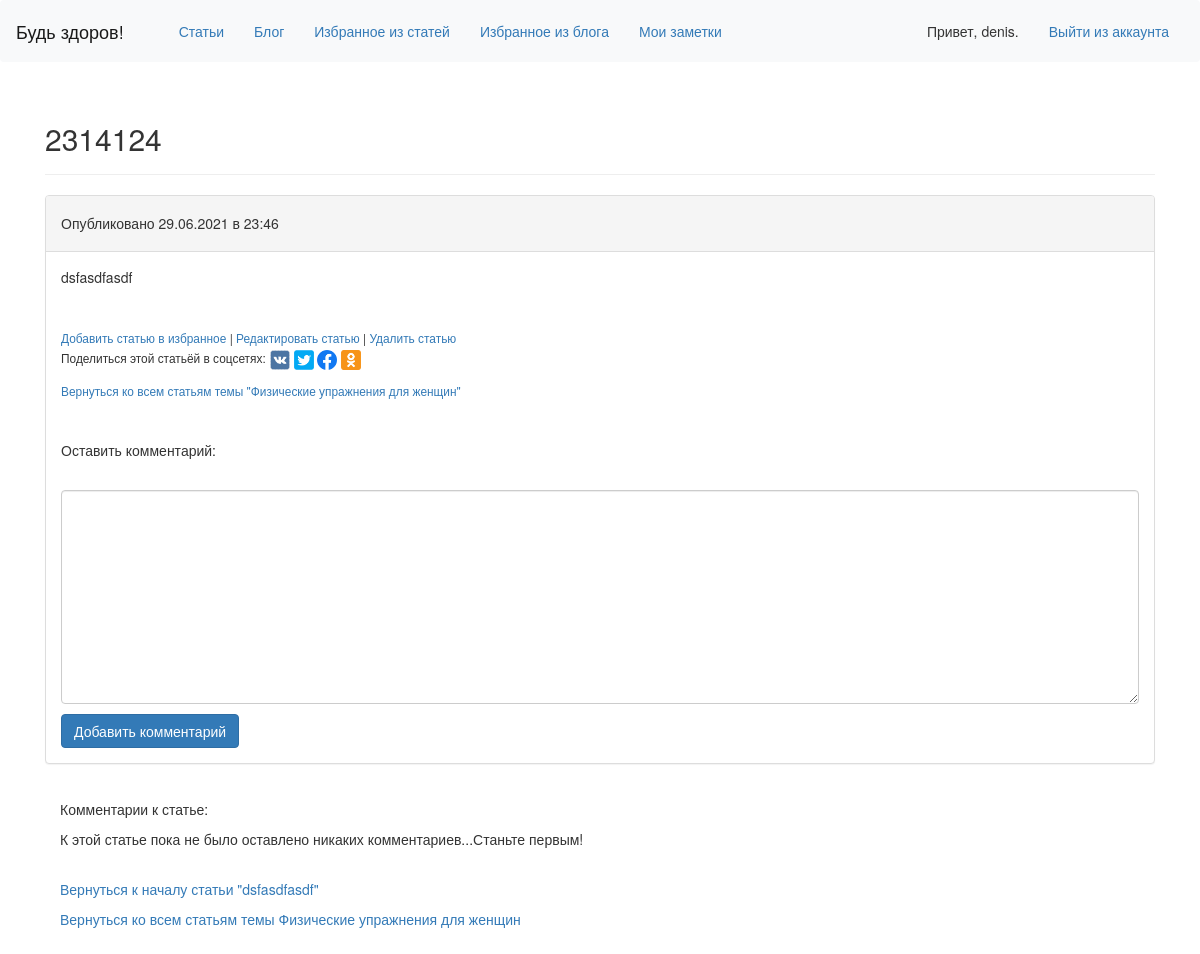
The app's page /blog/blogentry/17/ (signed in), older data.
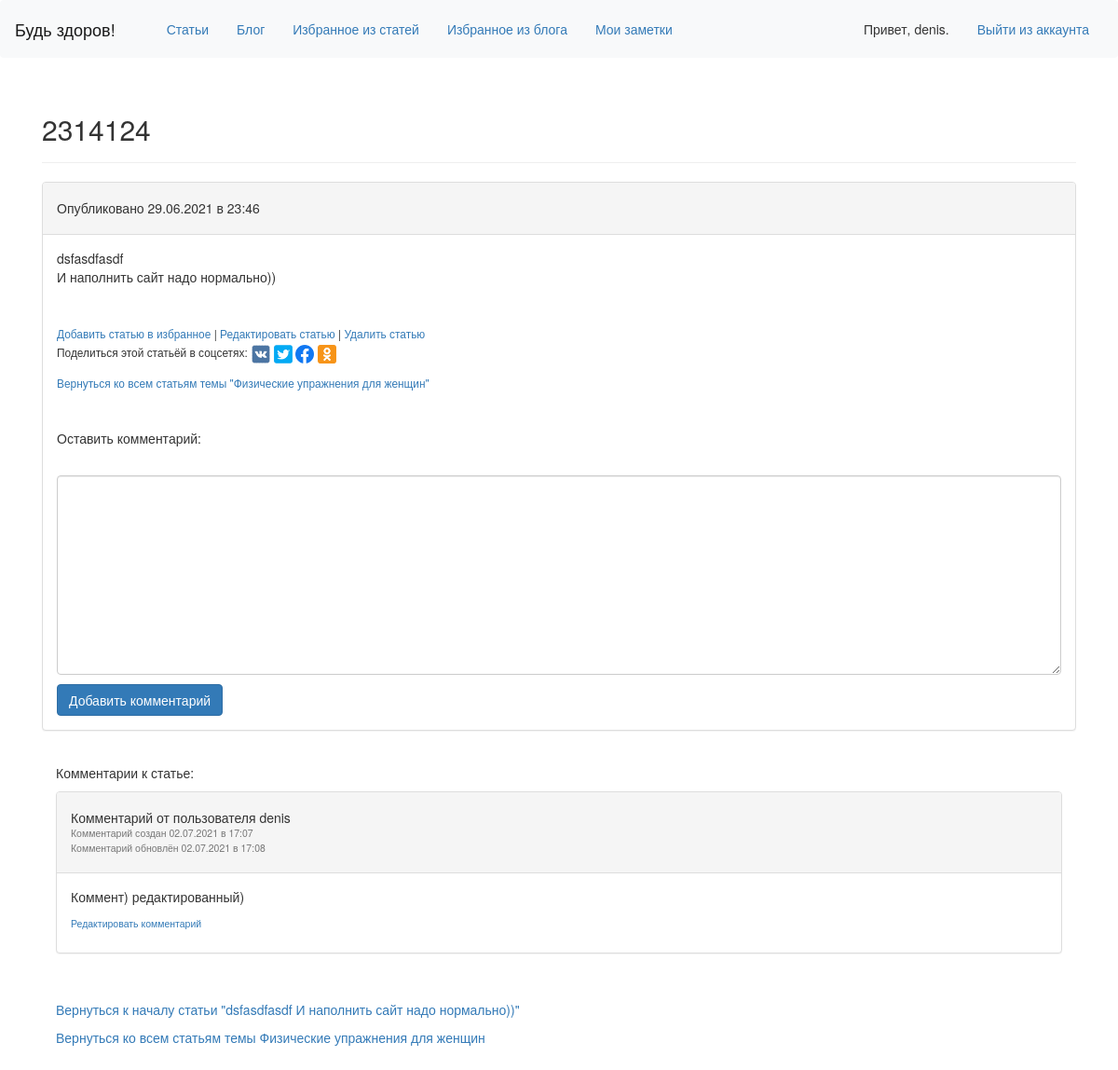
The same page, newer data.
### blog/models.py (models this page shows)
class Blogentry(models.Model):
    blogtopic = models.ForeignKey(Blogtopic, on_delete=models.CASCADE)
    blogentryowner = models.ForeignKey(User, on_delete=models.CASCADE, related_name='blogentryowner')
    blogtitle = models.CharField(max_length=50)
    blogtext = models.TextField()
    blogdate_added = models.DateTimeField(auto_now_add=True)
    bloglike = models.ManyToManyField(User, blank=True)
    def __str__(self):
        if len(self.blogtext) > 50:
            return self.blogtext[:50] + '...'
        else:
            return self.blogtext

class Blogcomment(models.Model):
    blogpost = models.ForeignKey(Blogentry, on_delete=models.CASCADE, related_name='blogcomments')
    blogname = models.ForeignKey(User, on_delete=models.CASCADE)
    blogbody = models.TextField()
    blogcreated = models.DateTimeField(auto_now_add=True)
    blogupdated = models.DateTimeField(auto_now=True)
    blogactive = models.BooleanField(default=True)

### blog/views.py (the view, shortened to what this page needs)
# urls.py: url(r'^blogentry/(?P<blogentry_id>\d+)/$', views.blogentry, name='blogentry'),
@login_required
def blogentry(request, blogentry_id):
    blogentry = Blogentry.objects.get(id=blogentry_id)
    blogtopic = blogentry.blogtopic
    all_comments = Blogcomment.objects.filter(blogpost=blogentry).order_by('blogcreated')
    if request.method != 'POST':
        form = BlogcommentForm()
    context = {'blogentry': blogentry, 'blogtopic':blogtopic, 'form':form, 'all_comments':all_comments}
    return render(request, 'blog/blogentry.html', context)

### blog/forms.py
class BlogcommentForm(forms.ModelForm):
    class Meta:
        model = Blogcomment
        fields = ['blogbody']
        labels = {'blogbody': ''}

### blog/models.py (called while the page is built)
    def __str__(self):
        return self.blogtext

### blog/templates/blog/blogentry.html (shortened to what this page needs)
{% extends 'learning_logs/base.html' %}
{% load bootstrap3 %}
{% load static %}
{% block header %}
  <h2>{{ blogentry.blogtitle }}</h2>
{% endblock header %}
{% block content %}
<div class="panel panel-default">
  <div class="panel-heading">
    <h5>
      Опубликовано {{ blogentry.blogdate_added|date:'d.m.Y в H:i' }}
    </h5>
  </div>
  <div class="panel-body">
    {{ blogentry.blogtext|linebreaks }}
  </div>
  <div class="panel-body">
    <small>
      <a href="{% url 'blog:add_to_fav' blogentry.id %}">Добавить статью в избранное</a>
    </small>
    {% if user == blogentry.blogentryowner %}
    <small>
      | <a href="{% url 'blog:edit_blogentry' blogentry.id %}">Редактировать статью</a>
    </small>
    <small>
      | <a href="{% url 'blog:delete_blogentry' blogtopic.id blogentry.id %}">Удалить статью</a>
    </small>
    {%endif%}
    <br>
    <small>Поделиться этой статьёй в соцсетях:</small>
    <a href="http://vk.com/share.php?url=https://Gwin_project.by/blogentry/{{ blogentry.id }}"
      target="_blank" rel="nofollow">
      <img src="{% static 'sn/vk.jpg'  %}" width='20px'>
    </a>
    <a href="https://twitter.com/intent/tweet?text=https://Gwin_project.by/blogentry/{{ blogentry.id }}"
      target="_blank" rel="nofollow">
      <img src="{% static 'sn/twitter.png'  %}" width='20px'>
    </a>
    <a href="https://www.facebook.com/sharer/sharer.php?u=https://Gwin_project.by/blogentry/{{ blogentry.id }}"
      target="_blank" rel="nofollow">
      <img src="{% static 'sn/facebook.png'  %}" width='20px'>
    </a>
    <a href="https://connect.ok.ru/offer?url=https://Gwin_project.by/blogentry/{{ blogentry.id }}"
      target="_blank" rel="nofollow">
      <img src="{% static 'sn/ok.png'  %}" width='20px'>
    </a>
    <p>
      <small>
        <a href="{% url 'blog:blogtopic' blogtopic.id %}">Вернуться ко всем статьям темы "{{ blogtopic }}"</a>
      </small>
    </p>
  </div>
  <div class="panel-body">
    <p>Оставить комментарий:</p>
    <form method="post"  action="{% url 'blog:blogentry' blogentry.id %}" class="form" >
      {% bootstrap_form form %}
      {% buttons %}
      <button name="submit" class="btn btn-primary">Добавить комментарий</button>
      {% endbuttons %}
    </form>
  </div>
</div>
<div class="panel-body">
  <p> Комментарии к статье: </p>
  {% for blogcomment in all_comments %}
  <div class="panel panel-default">
    <div class="panel-heading">
      <h5>
        Комментарий от пользователя {{ blogcomment.blogname }}
        <p><small>Комментарий создан {{blogcomment.blogcreated | date:'d.m.Y в H:i'}}<br>
          {% if blogcomment.blogcreated != blogcomment.blogupdated %}
          Комментарий обновлён {{blogcomment.blogupdated | date:'d.m.Y в H:i'}}
          {% endif %}
        </small></p>
      </h5>
    </div>
    <div class="panel-body">
      <p>
        {{ blogcomment.blogbody }}
      </p>
      {% if blogcomment.blogname == request.user %}
      <h5><p><small>
        <a href="{% url 'blog:edit_blogcomment' blogentry.id blogcomment.id  %}">Редактировать комментарий</a>
      </small></p></h5>
      {% else %}
      <p></p>
      {% endif %}
    </div>
  </div>
  {% empty %}
  К этой статье пока не было оставлено никаких комментариев...Станьте первым!
  {% endfor %}
</div>
<div class="panel-body">
  <p>
    <a href="{% url 'blog:blogentry' blogentry.id %}">Вернуться к началу статьи "{{ blogentry }}"</a>
  </p>
  <p>
    <a href="{% url 'blog:blogtopic' blogtopic.id %}">Вернуться ко всем статьям темы {{ blogtopic }}</a>
  </p>
</div>
{% endblock content %}

Row changes from the older to the newer data that the page shows:
changed Blogentry: blogtext "dsfasdfasdf" → "dsfasdfasdf И наполнить сайт надо нормально))"
added Blogcomment: blogname "denis", blogcreated "02.07.2021 в 17:07", blogupdated "02.07.2021 в 17:08", blogbody "Коммент) редактированный)", shows "Редактировать комментарий"
Text that changed along with them:
text no longer shown: "К этой статье пока не было оставлено никаких комментариев...Станьте первым!"
